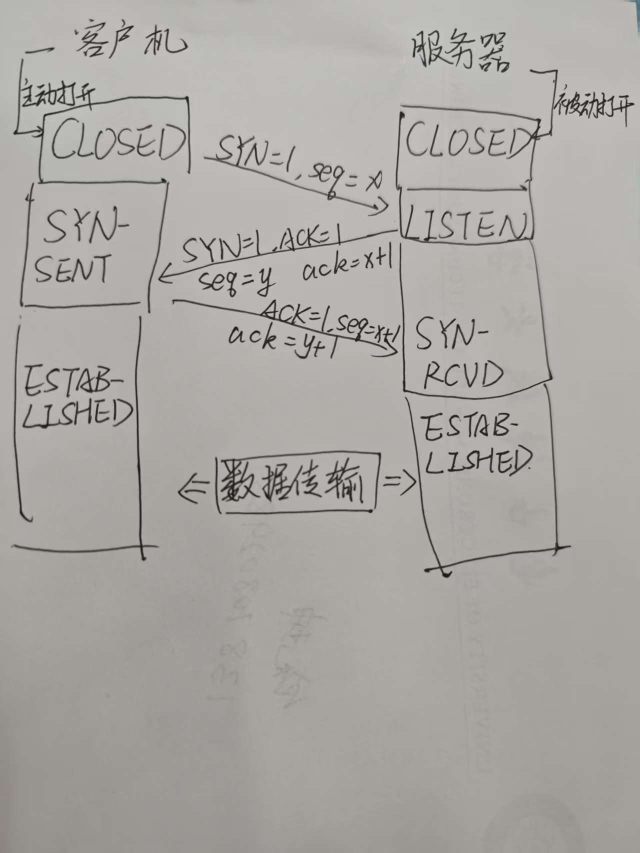
#> input picture images/53dbd60a5d3c6a5245a704c4c306fff3.jpg, 1279 x 1706 px (shown at 1/2 size)
$ python test_ocryuchuli.py
#> lines starting #> are read from the running program, lines starting #| are printed output that depends on the picture; after the words box and inside, x2 and y2 are one past the last pixel; in counts of white or black regions, pixels touching at a corner belong together
#> the answer given: ../images/53dbd60a5d3c6a5245a704c4c306fff3.jpg
#> (the call stopped at in __init__, `self.ocr = PaddleOCR( use_angle_cls=True, lang="ch", show_log=False, d..`: paddleocr is not available in this run)
### ocr_system/core/base_correction.py
# -*- coding: utf-8 -*-
"""
计网手写识别基类
通用预处理、OCR、文本分析、坐标合并
"""
from abc import ABC, abstractmethod
from paddleocr import PaddleOCR
import cv2
import numpy as np
import re

class BaseCorrection(ABC):
    def __init__(self):
        # OCR初始化（通用印刷/手写体模型）
        self.ocr = PaddleOCR(
            use_angle_cls=True,
            lang="ch",
            show_log=False,
            det_db_unclip_ratio=2.0,
            det_limit_side_len=1200,
            drop_score=0.4
        )

    # ----------------------【1. 通用配置接口：子类必须实现】----------------------
    # [7 lines left out: function get_allowed_chars, not called in this run]

    @abstractmethod
    def get_standard_terms(self):
        return []

    @abstractmethod
    def get_protocol_type(self):
        return "UNKNOWN"

    # ----------------------【2. 图像预处理】----------------------
    def _preprocess_image(self, img_path):
        img = cv2.imread(img_path)
#> img is the input picture: shape (1706, 1279, 3); mean B, G, R 163.3, 167.3, 170.6
        if img is None:
            raise ValueError("图片读取失败")

        h, w = img.shape[:2]
#> h = 1706; w = 1279
        if max(h, w) < 800:
            img = cv2.resize(img, None, fx=1.2, fy=1.2, interpolation=cv2.INTER_CUBIC)

        gray = cv2.cvtColor(img, cv2.COLOR_BGR2GRAY)
        gray = cv2.GaussianBlur(gray, (1, 1), 0)

        binary = cv2.adaptiveThreshold(
            gray, 255,
            cv2.ADAPTIVE_THRESH_GAUSSIAN_C,
            cv2.THRESH_BINARY_INV,
            blockSize=19,
            C=3
        )
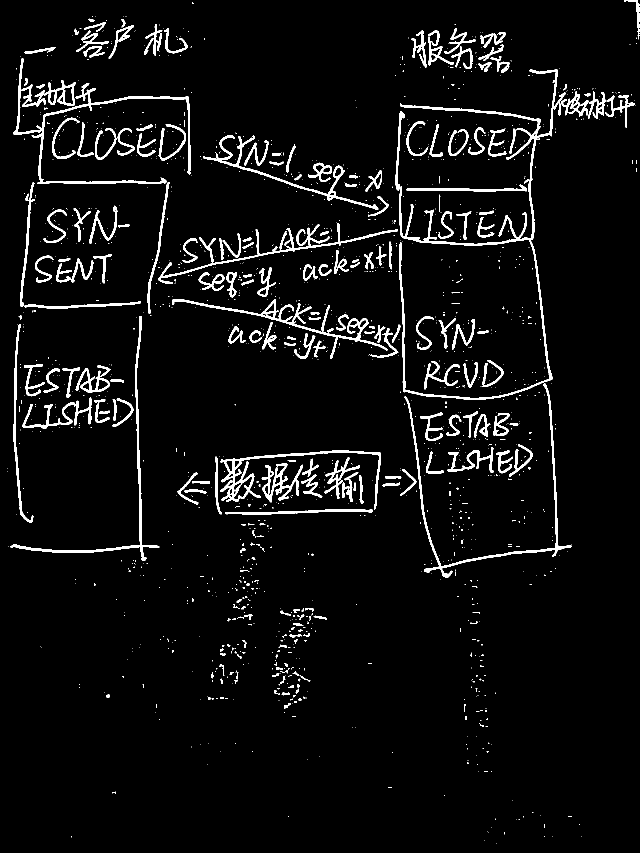
#> binary: shape (1706, 1279) (shown at 1/2 size); 4.9% white; 1555 white regions (1317 under 20 px), largest, box (x1, y1, x2, y2) and area: (791, 138, 1131, 800) 10586, (26, 116, 382, 368) 6794, (809, 767, 1143, 1156) 4137

        kernel = np.ones((1, 1), np.uint8)
        thin_img = cv2.dilate(binary, kernel, iterations=1)

        result = cv2.bitwise_not(thin_img)
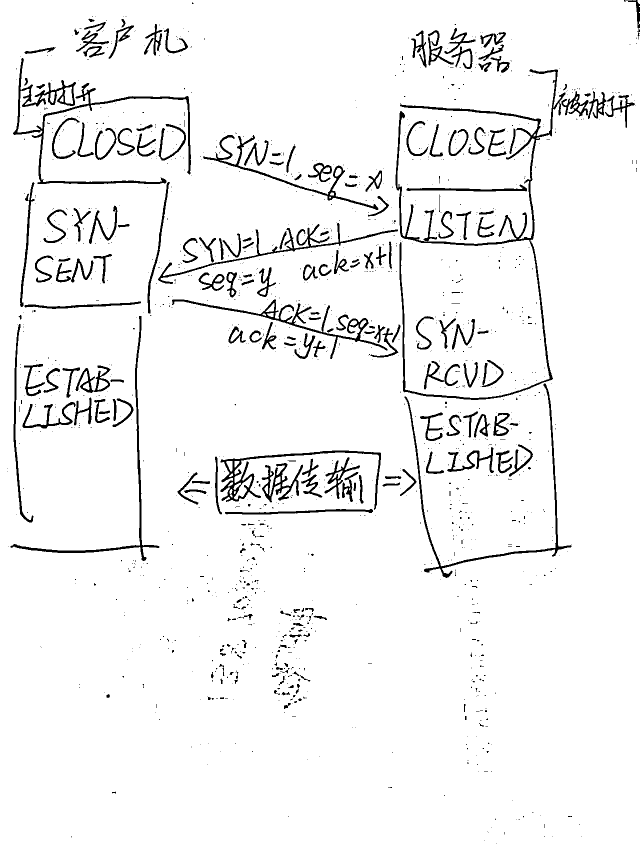
#> result: shape (1706, 1279) (shown at 1/2 size); 95.1% white; 1555 black regions (1317 under 20 px), largest, box (x1, y1, x2, y2) and area: (791, 138, 1131, 800) 10586, (26, 116, 382, 368) 6794, (809, 767, 1143, 1156) 4137
        return cv2.cvtColor(result, cv2.COLOR_GRAY2BGR)

    # ----------------------【3. 文本智能分析】----------------------
    # [46 lines left out: function analyze_text, not called in this run]

    # ----------------------【4. OCR识别 + 坐标合并】----------------------
    def extract_text_with_coords(self, img_path):
        try:
            processed = self._preprocess_image(img_path)
            ocr_results = self.ocr.ocr(processed, cls=True)
            if not ocr_results or len(ocr_results) == 0:
                return [], processed

            items = []
            for line in ocr_results[0]:
                bbox = line[0]
                text = str(line[1][0]).strip()
                score = float(line[1][1])

                if score < 0.4 or len(text) < 1:
                    continue

                clean_text = re.sub(r"[^a-zA-Z0-9\u4e00-\u9fa5\-=, ]", "", text)
                if len(clean_text) < 1:
                    continue

                x1, y1 = bbox[0]
                x3, y3 = bbox[2]
                cx = round((x1 + x3) / 2, 1)
                cy = round((y1 + y3) / 2, 1)

                analyze = self.analyze_text(clean_text)

                items.append({
                    "text": clean_text,
                    "cx": cx,
                    "cy": cy,
                    "bbox": bbox,
                    "confidence": round(score, 2),
                    "valid": analyze["valid"],
                    "message": analyze["message"],
                    "similar_term": analyze["similar_term"]
                })

            merged = self._merge_items(items)
            for item in merged:
                analyze = self.analyze_text(item["text"])
                item["valid"] = analyze["valid"]
                item["message"] = analyze["message"]
                item["similar_term"] = analyze["similar_term"]
            return merged, processed

        except Exception as e:
            print(f"识别异常: {str(e)}")
            return [], None

    # [67 lines left out: functions _merge_items, load_image, not called in this run]

### ocr_system/core/tcp_handshake.py
# -*- coding: utf-8 -*-
import re
from .base_correction import BaseCorrection

class TCPHandshakeCorrection(BaseCorrection):
    def __init__(self):
        super().__init__()
        self.question_type = "TCP三次握手"
        self.total_score = 10.0

    # [12 lines left out: functions get_allowed_chars, get_standard_terms, not called in this run]

    def get_protocol_type(self):
        return "TCP_THREE_WAY_HANDSHAKE"

    # [21 lines left out: function fix_word, not called in this run]

    def extract_text_list(self, ocr_items):
        texts = []
        for item in ocr_items:
            if isinstance(item, dict) and "text" in item:
                texts.append(item["text"])
            else:
                texts.append(str(item))
        return texts

    def get_standard_rules(self):
        return {
            "keywords": {
                "subject": ["客户端", "服务端", "A", "B"],
                "state": ["CLOSED","SYN-SENT","LISTEN","SYN-RCVD","ESTABLISHED"],
                "packet": ["SYN=1", "ACK=1"],
            },
            "core_keywords": ["SYN=1", "ACK=1", "客户端", "服务端", "ESTABLISHED"],
        }

    def match_keywords(self, ocr_items):
        text_list = self.extract_text_list(ocr_items)
        fixed = [self.fix_word(t) for t in text_list]
        all_text = " ".join(fixed).upper()
        rules = self.get_standard_rules()

        hit = []
        miss = []
        for kw in rules["core_keywords"]:
            if kw.upper() in all_text:
                hit.append(kw)
            else:
                miss.append(kw)

        score = 0
        if any(s in all_text for s in ["客户端", "客户机", "服务端", "服务器"]):
            score +=1
        state_hit = sum(1 for s in ["CLOSED","SYN-SENT","ESTABLISHED"] if s in all_text)
        if state_hit >=2:
            score +=1
        if "SYN=1" in all_text: score +=1
        if "ACK=1" in all_text: score +=1
        return hit, miss, round(min(score,4),1), text_list, fixed

    def check_structure(self, ocr_items):
        text_list = self.extract_text_list(ocr_items)
        fixed = [self.fix_word(t) for t in text_list]
        all_text = " ".join(fixed).upper()
        score = 0
        log = []
        if "CLOSED" in all_text:
            score +=1
            log.append("✓ 存在CLOSED状态")
        if "SYN-SENT" in all_text:
            score +=1
            log.append("✓ 存在SYN-SENT状态")
        if "SYN-RCVD" in all_text:
            score +=1
            log.append("✓ 存在SYN-RCVD状态")
        if "ESTABLISHED" in all_text:
            score +=1
            log.append("✓ 存在ESTABLISHED状态")
        return {"log": log}, round(min(score,4),1)

    def check_detail(self, ocr_items):
        text_list = self.extract_text_list(ocr_items)
        fixed = [self.fix_word(t) for t in text_list]
        all_text = " ".join(fixed).upper()
        score = 0
        log = []
        if "SYN=1" in all_text:
            score +=0.5
            log.append("✓ SYN=1报文")
        if "ACK=1" in all_text:
            score +=0.5
            log.append("✓ ACK=1报文")
        if "SEQ=X" in all_text or "ACK=X+1" in all_text:
            score +=0.5
            log.append("✓ 序号/确认号格式正确")
        if "数据传输" in all_text:
            score +=0.5
            log.append("✓ 包含数据传输阶段")
        return {"log": log}, round(min(score,2),1)

    def calculate_score(self, kw, st, dt):
        return round(kw + st + dt, 1)

    def correct(self, ocr_items):
        hit, miss, kw, original_text, fixed_text = self.match_keywords(ocr_items)
        st_info, st = self.check_structure(ocr_items)
        dt_info, dt = self.check_detail(ocr_items)
        total = self.calculate_score(kw, st, dt)

        return {
            "score": total,
            "keyword_score": kw,
            "structure_score": st,
            "detail_score": dt,
            "hit_keywords": hit,
            "miss_keywords": miss,
            "original_text": original_text,
            "fixed_text": fixed_text,
            "structure_log": st_info["log"],
            "detail_log": dt_info["log"]
        }

### ocr_system/test_ocryuchuli.py
# -*- coding: utf-8 -*-
import sys
import os
import cv2
sys.path.insert(0, os.path.dirname(os.path.abspath(__file__)))

if __name__ == "__main__":
    print("=" * 60)
    print("        TCP 三次握手 手写智能批改系统")
    print("=" * 60)

    img_path = input("请拖入图片：").strip().replace('"', "").replace("'", "")
    if not os.path.exists(img_path):
        print("文件不存在")
        sys.exit()

    from core.tcp_handshake import TCPHandshakeCorrection
    ocr = TCPHandshakeCorrection()

    results, processed = ocr.extract_text_with_coords(img_path)

    # ===================== 【自动缩放图片】 =====================
    if processed is not None:
        h, w = processed.shape[:2]
        max_h = 720   # 你可以改：800 / 900 / 1080
        scale = max_h / h
        new_w = int(w * scale)
        new_h = int(h * scale)
        resized = cv2.resize(processed, (new_w, new_h))
        cv2.imshow("预处理后的图片", resized)

    # ===================== 原始识别结果 =====================
    print("\n【原始识别结果】")
    for i, item in enumerate(results, 1):
        text = item["text"]
        cx = item["cx"]
        cy = item["cy"]
        msg = item["message"]
        print(f"第{i:2d}条 | {text:20} | X={cx:4.0f} Y={cy:4.0f} | {msg}")

    text_coords = {item["text"]: (item["cx"], item["cy"], item["bbox"]) for item in results}
    report = ocr.correct(text_coords)

    # ===================== 最终输出 =====================
    print("\n" + "="*70)
#> (the run stopped early here; a loop or call above may not have finished)
